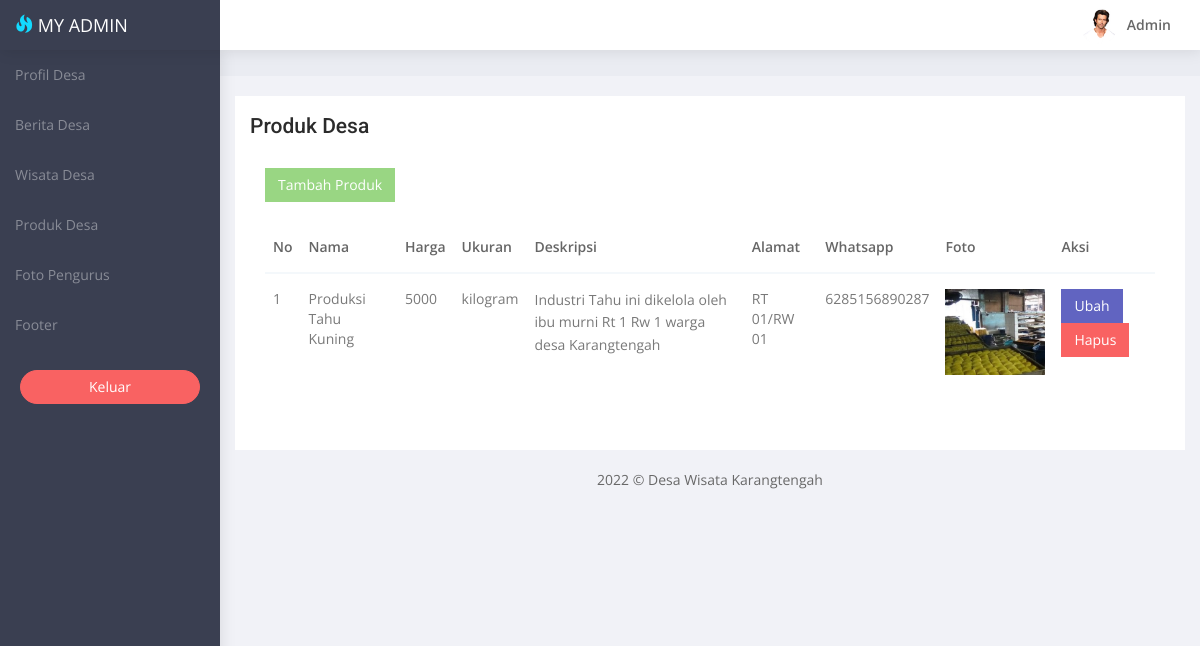
/admin/produk-admin.php (signed in), run on the app's committed database.
### tables this page shows
CREATE TABLE `produk` (
  `id_produk` int(11) NOT NULL,
  `nama_produk` varchar(255) NOT NULL,
  `harga` int(50) NOT NULL,
  `ukuran` varchar(255) NOT NULL,
  `deskripsi` varchar(255) NOT NULL,
  `alamat` varchar(255) NOT NULL,
  `no_whatsapp` varchar(255) NOT NULL,
  `foto_produk` varchar(255) NOT NULL
);

### admin/produk-admin.php (the view, shortened to what this page needs)
<!DOCTYPE html>
<html lang="en">
<head>
   <link href="bower_components/bootstrap/dist/css/bootstrap.min.css" rel="stylesheet">
   <link href="bower_components/metisMenu/dist/metisMenu.min.css" rel="stylesheet">
   <link href="css/style.css" rel="stylesheet">
</head>
<body>
   <div id="wrapper">
      <?php include './navigationCollapse.php'; ?>
      <div id="page-wrapper">
         <div class="container-fluid">
            <div class="row bg-title">
               <div class="col-lg-12">
               </div>
            </div>
            <div class="row">
               <div class="col-md-12">
                  <div class="white-box">
                     <h3>Produk Desa</h3>
                     <div class="white-box">
                        <a href="./tambah-produk" class="btn btn-success">Tambah Produk</a><br><br>
                        <div class="table-responsive">
                           <table class="table">
                              <thead>
                                 <tr>
                                    <th>No</th>
                                    <th>Nama</th>
                                    <th>Harga</th>
                                    <th>Ukuran</th>
                                    <th>Deskripsi</th>
                                    <th>Alamat</th>
                                    <th>Whatsapp</th>
                                    <th>Foto</th>
                                    <th>Aksi</th>
                                 </tr>
                              </thead>
                              <tbody>
                                 <?php
                                 include './config.php';
                                 $getData = mysqli_query($konfigur, "SELECT * FROM produk");
                                 while ($row = mysqli_fetch_array($getData)) { ?>
                                    <tr>
                                       <td>1</td>
                                       <td><?= $row['nama_produk']; ?></td>
                                       <td><?= $row['harga']; ?></td>
                                       <td><?= $row['ukuran']; ?></td>
                                       <td><?= $row['deskripsi']; ?></td>
                                       <td><?= $row['alamat']; ?></td>
                                       <td><?= $row['no_whatsapp']; ?></td>
                                       <td><img src="../assets/img/produkdesa/<?= $row['foto_produk']; ?>" width="100"></td>
                                       <td>
                                          <a href="./update-produk?id_produk=<?= $row['id_produk']; ?>" class="btn btn-primary">Ubah</a>
                                          <a href="./hapus-produk?id_produk=<?= $row['id_produk']; ?>" class="btn btn-danger">Hapus</a>
                                       </td>
                                    </tr>
                                 <?php }
                                 mysqli_close($konfigur) ?>
                              </tbody>
                           </table>
                        </div>
                     </div>
                  </div>
               </div>
            </div>
         </div>
         <footer class="text-center"> 2022 &copy; Desa Wisata Karangtengah</a> </footer>
      </div>
</body>
</html>

### admin/css/style.css (style rules this page uses)
* { outline:0!important }
body { background:#3a3f51;font-family:'Open Sans',sans-serif;margin:0;overflow-x:hidden;color:#686868 }
html { position:relative;min-height:100%;background:#f1f2f7 }
h1,h2,h3,h4,h5,h6 { color:#2b2b2b;font-family:Roboto,sans-serif;margin:10px 0;font-weight:300 }
h3 { line-height:30px;font-size:21px }
p { line-height:1.6 }
.btn { border-radius:0 }
#wrapper { width:100% }
#page-wrapper { padding:0 0 60px;min-height:568px;background:#f1f2f7 }
.bg-title { background:#eaecf2;overflow:hidden;padding:15px 20px 10px;margin-bottom:20px }
.btn-primary { background:#6164c1;border:1px solid #6164c1 }
.btn-success { background:#99d683;border:1px solid #99d683 }
.btn-danger { background:#f96262;border:1px solid #f96262 }
.white-box { background:#fff;padding:15px;margin-bottom:20px }
.white-box h3 { margin:0 0 12px;font-weight:500 }
.table { margin-bottom:10px }
.table-bordered,.table>tbody>tr>td,.table>tbody>tr>th,.table>tfoot>tr>td,.table>tfoot>tr>th,.table>thead>tr>td,.table>thead>tr>th { border-top:1px solid #f4f8fb }
.table>tbody>tr>td,.table>tbody>tr>th,.table>tfoot>tr>td,.table>tfoot>tr>th,.table>thead>tr>td,.table>thead>tr>th { padding:15px 8px }
.table>thead>tr>th { vertical-align:bottom;border-bottom:2px solid #f4f8fb }
tbody { color:#797979 }
th { color:#666;font-weight:600 }
@media (min-width:768px) { #page-wrapper { position:relative;margin:0 0 0 220px;transition:.5s ease-out;top:50px } }

### data on the page
produk: nama_produk "Produksi Tahu Kuning", harga "5000", ukuran "kilogram", deskripsi "Industri Tahu ini dikelola oleh ibu murni Rt 1 Rw 1 warga desa Karangtengah", alamat "RT 01/RW 01", no_whatsapp "6285156890287", foto_produk (picture)
